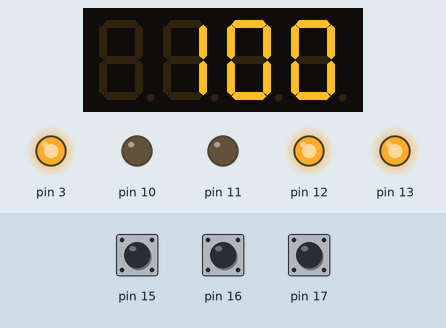
This sketch was run on a simulated Arduino Uno, built with avr-gcc and run on an emulated ATmega328P. Parts: 4-digit seven-segment display, output pins drawn as LEDs (lit = HIGH). The inputs (shaded band) are chosen by the test bench; at power-on: pin 15 HIGH, pin 16 HIGH, pin 17 HIGH.

Above: at 1.2 s.
1.3 s: pin 15 pulled LOW for 0.15 s
At 1.9 s:
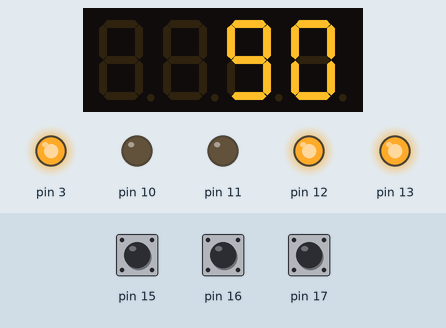
2.9 s: pin 15 pulled LOW for 1 s
5.4 s: pin 15 pulled LOW for 0.15 s
At 6.2 s:
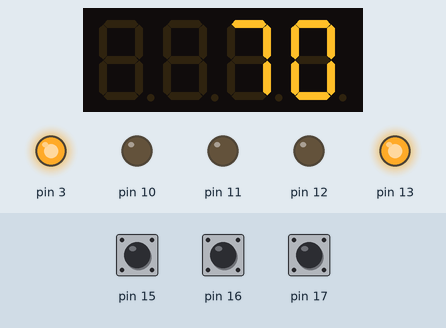
7.0 s: pin 16 pulled LOW for 0.15 s
At 7.4 s:
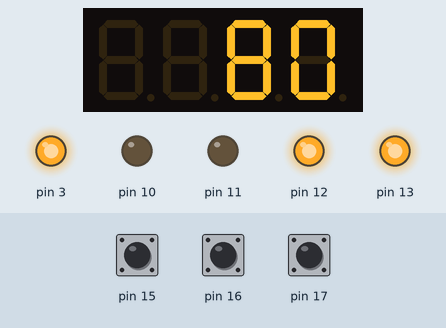
8.6 s: pin 15 pulled LOW for 3.2 s
At 9.8 s:
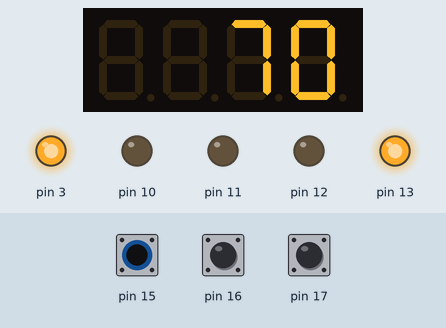
13.3 s: pin 16 pulled LOW for 1 s
At 14.6 s:
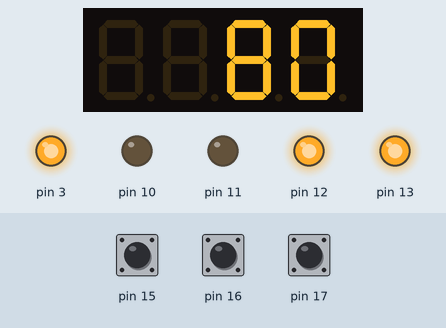
Timing chart, 0 to 16.3 s (numbered marks = the images above; inputs shaded):
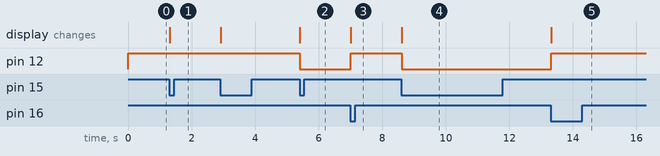

The sketch:

papiLights.ino
```cpp
#include <TimerOne.h>
#include <Wire.h>
#include <MultiFuncShield.h>

void setup() {
    Timer1.initialize();
    MFS.initialize(&Timer1);
}

//set initial height
int lossOfFeetPerMinute = 100;

void loop() {

    byte btn = MFS.getButton();
    MFS.write(lossOfFeetPerMinute);

//initializing Button if it exists + adding Button functionality
    if(btn)
    {
      byte buttonNumber = btn & B00111111;
      byte buttonAction = btn & B11000000;

      if(buttonAction == BUTTON_PRESSED_IND) {
        if(buttonNumber == 1) {
          //minus Feet per minute to represent a descent
          lossOfFeetPerMinute = lossOfFeetPerMinute - 10;
        }
        if(buttonNumber == 2) {
          //Add Feet per minute to represent a climb in altitude
          lossOfFeetPerMinute = lossOfFeetPerMinute + 10;
        }
        if(buttonNumber == 3) {
          //reset Button
          lossOfFeetPerMinute = 100;
        }
      }
      }


//check if the plane is too low if thats the case sound warning noise + let all 4 leds shine in red
    if(lossOfFeetPerMinute < 50)
    {
      MFS.writeLeds(LED_1, ON);
      MFS.writeLeds(LED_2, ON);
      MFS.writeLeds(LED_3, ON);
      MFS.writeLeds(LED_4, ON);
      MFS.beep(3);
    }
//check if the plane is just slightly to low if so turn on 3 of 4 leds
    if(lossOfFeetPerMinute > 50 && lossOfFeetPerMinute < 75)
    {
      MFS.writeLeds(LED_1, OFF);
      MFS.writeLeds(LED_2, ON);
      MFS.writeLeds(LED_3, ON);
      MFS.writeLeds(LED_4, ON);
      MFS.beep(OFF);
    }
//check if the plane is on a suitable height turn off 2 leds to represent 2 white and let 2 turned on so that youve got 2 "white" and 2 red to indicate that everything is fine
    if(lossOfFeetPerMinute > 75 && lossOfFeetPerMinute < 125)
    {
      MFS.writeLeds(LED_1, OFF);
      MFS.writeLeds(LED_2, OFF);
      MFS.writeLeds(LED_3, ON);
      MFS.writeLeds(LED_4, ON);
    }
//check if the plane is slightly to high if so show 3 white 1 red
    if(lossOfFeetPerMinute > 125 && lossOfFeetPerMinute < 150)
    {
      MFS.writeLeds(LED_1, OFF);
      MFS.writeLeds(LED_2, OFF);
      MFS.writeLeds(LED_3, OFF);
      MFS.writeLeds(LED_4, ON);
    }
//check if user is way to high turn off all leds to represent 4 white which indicates that the plane is way heigher than its supposed to be
    if(lossOfFeetPerMinute > 150 && lossOfFeetPerMinute < 200)
    {
      MFS.writeLeds(LED_1, OFF);
      MFS.writeLeds(LED_2, OFF);
      MFS.writeLeds(LED_3, OFF);
      MFS.writeLeds(LED_4, OFF);
    }

}
```

Measured:
- after the input at 1.3 s, the display: changes at once (image 1)
- after the input at 5.4 s, pin 12: HIGH → LOW at once; the display: changes at once (image 2)
- after the input at 7.0 s, pin 12: LOW → HIGH at once; the display: changes at once (image 3)
- after the input at 8.6 s, pin 12: HIGH → LOW at once; the display: changes at once (image 4)
- after the input at 13.3 s, pin 12: LOW → HIGH at once; the display: changes at once (image 5)
